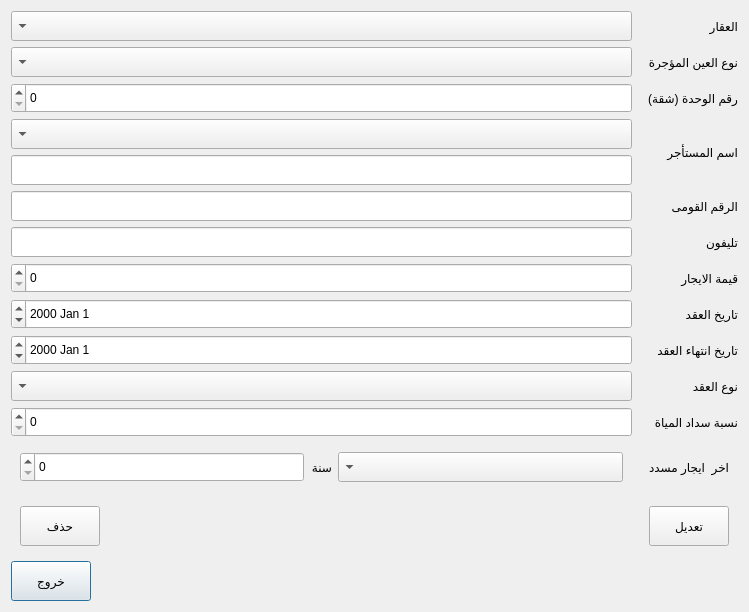
<?xml version="1.0" encoding="UTF-8"?>
<ui version="4.0">
 <class>rentersedit</class>
 <widget class="QDialog" name="rentersedit">
  <property name="geometry">
   <rect>
    <x>0</x>
    <y>0</y>
    <width>749</width>
    <height>607</height>
   </rect>
  </property>
  <property name="windowTitle">
   <string>تعديل/حذف مستأجر</string>
  </property>
  <property name="layoutDirection">
   <enum>Qt::RightToLeft</enum>
  </property>
  <layout class="QGridLayout" name="gridLayout_2">
   <item row="1" column="1">
    <spacer name="horizontalSpacer">
     <property name="orientation">
      <enum>Qt::Horizontal</enum>
     </property>
     <property name="sizeHint" stdset="0">
      <size>
       <width>40</width>
       <height>20</height>
      </size>
     </property>
    </spacer>
   </item>
   <item row="1" column="2">
    <widget class="QPushButton" name="pushButton">
     <property name="minimumSize">
      <size>
       <width>40</width>
       <height>40</height>
      </size>
     </property>
     <property name="text">
      <string>خروج</string>
     </property>
    </widget>
   </item>
   <item row="0" column="0" colspan="3">
    <layout class="QGridLayout" name="gridLayout">
     <item row="9" column="1">
      <widget class="QDateEdit" name="dateEdit_2">
       <property name="minimumSize">
        <size>
         <width>0</width>
         <height>30</height>
        </size>
       </property>
      </widget>
     </item>
     <item row="7" column="0">
      <widget class="QLabel" name="label_7">
       <property name="sizePolicy">
        <sizepolicy hsizetype="Minimum" vsizetype="Preferred">
         <horstretch>0</horstretch>
         <verstretch>0</verstretch>
        </sizepolicy>
       </property>
       <property name="minimumSize">
        <size>
         <width>100</width>
         <height>0</height>
        </size>
       </property>
       <property name="text">
        <string>قيمة الايجار</string>
       </property>
      </widget>
     </item>
     <item row="11" column="0">
      <widget class="QLabel" name="label_11">
       <property name="sizePolicy">
        <sizepolicy hsizetype="Minimum" vsizetype="Preferred">
         <horstretch>0</horstretch>
         <verstretch>0</verstretch>
        </sizepolicy>
       </property>
       <property name="minimumSize">
        <size>
         <width>100</width>
         <height>0</height>
        </size>
       </property>
       <property name="text">
        <string>نسبة سداد المياة</string>
       </property>
      </widget>
     </item>
     <item row="3" column="1">
      <widget class="QComboBox" name="comboBox_5">
       <property name="minimumSize">
        <size>
         <width>0</width>
         <height>30</height>
        </size>
       </property>
      </widget>
     </item>
     <item row="9" column="0">
      <widget class="QLabel" name="label_9">
       <property name="sizePolicy">
        <sizepolicy hsizetype="Minimum" vsizetype="Preferred">
         <horstretch>0</horstretch>
         <verstretch>0</verstretch>
        </sizepolicy>
       </property>
       <property name="minimumSize">
        <size>
         <width>100</width>
         <height>0</height>
        </size>
       </property>
       <property name="text">
        <string>تاريخ انتهاء العقد</string>
       </property>
      </widget>
     </item>
     <item row="10" column="0">
      <widget class="QLabel" name="label_10">
       <property name="sizePolicy">
        <sizepolicy hsizetype="Minimum" vsizetype="Preferred">
         <horstretch>0</horstretch>
         <verstretch>0</verstretch>
        </sizepolicy>
       </property>
       <property name="minimumSize">
        <size>
         <width>100</width>
         <height>0</height>
        </size>
       </property>
       <property name="text">
        <string>نوع العقد</string>
       </property>
      </widget>
     </item>
     <item row="5" column="1">
      <widget class="QLineEdit" name="lineEdit_2">
       <property name="minimumSize">
        <size>
         <width>0</width>
         <height>30</height>
        </size>
       </property>
      </widget>
     </item>
     <item row="1" column="0">
      <widget class="QLabel" name="label_2">
       <property name="sizePolicy">
        <sizepolicy hsizetype="Minimum" vsizetype="Preferred">
         <horstretch>0</horstretch>
         <verstretch>0</verstretch>
        </sizepolicy>
       </property>
       <property name="minimumSize">
        <size>
         <width>100</width>
         <height>0</height>
        </size>
       </property>
       <property name="text">
        <string>نوع العين المؤجرة</string>
       </property>
      </widget>
     </item>
     <item row="12" column="0" colspan="2">
      <widget class="QWidget" name="widget" native="true">
       <layout class="QGridLayout" name="gridLayout_3">
        <item row="0" column="2">
         <widget class="QLabel" name="label_14">
          <property name="sizePolicy">
           <sizepolicy hsizetype="Maximum" vsizetype="Preferred">
            <horstretch>0</horstretch>
            <verstretch>0</verstretch>
           </sizepolicy>
          </property>
          <property name="text">
           <string>سنة</string>
          </property>
         </widget>
        </item>
        <item row="0" column="1">
         <widget class="QComboBox" name="comboBox">
          <property name="minimumSize">
           <size>
            <width>0</width>
            <height>30</height>
           </size>
          </property>
         </widget>
        </item>
        <item row="0" column="0">
         <widget class="QLabel" name="label_13">
          <property name="sizePolicy">
           <sizepolicy hsizetype="Maximum" vsizetype="Preferred">
            <horstretch>0</horstretch>
            <verstretch>0</verstretch>
           </sizepolicy>
          </property>
          <property name="minimumSize">
           <size>
            <width>100</width>
            <height>0</height>
           </size>
          </property>
          <property name="text">
           <string>اخر  ايجار مسدد</string>
          </property>
         </widget>
        </item>
        <item row="0" column="3">
         <widget class="QSpinBox" name="spinBox">
          <property name="minimumSize">
           <size>
            <width>0</width>
            <height>30</height>
           </size>
          </property>
         </widget>
        </item>
       </layout>
      </widget>
     </item>
     <item row="1" column="1">
      <widget class="QComboBox" name="comboBox_3">
       <property name="minimumSize">
        <size>
         <width>0</width>
         <height>30</height>
        </size>
       </property>
      </widget>
     </item>
     <item row="10" column="1">
      <widget class="QComboBox" name="comboBox_4">
       <property name="minimumSize">
        <size>
         <width>0</width>
         <height>30</height>
        </size>
       </property>
      </widget>
     </item>
     <item row="6" column="0">
      <widget class="QLabel" name="label_6">
       <property name="sizePolicy">
        <sizepolicy hsizetype="Minimum" vsizetype="Preferred">
         <horstretch>0</horstretch>
         <verstretch>0</verstretch>
        </sizepolicy>
       </property>
       <property name="minimumSize">
        <size>
         <width>100</width>
         <height>0</height>
        </size>
       </property>
       <property name="text">
        <string>تليفون</string>
       </property>
      </widget>
     </item>
     <item row="7" column="1">
      <widget class="QSpinBox" name="spinBox_3">
       <property name="minimumSize">
        <size>
         <width>0</width>
         <height>30</height>
        </size>
       </property>
      </widget>
     </item>
     <item row="8" column="0">
      <widget class="QLabel" name="label_8">
       <property name="sizePolicy">
        <sizepolicy hsizetype="Minimum" vsizetype="Preferred">
         <horstretch>0</horstretch>
         <verstretch>0</verstretch>
        </sizepolicy>
       </property>
       <property name="minimumSize">
        <size>
         <width>100</width>
         <height>0</height>
        </size>
       </property>
       <property name="text">
        <string>تاريخ العقد</string>
       </property>
      </widget>
     </item>
     <item row="5" column="0">
      <widget class="QLabel" name="label_5">
       <property name="sizePolicy">
        <sizepolicy hsizetype="Minimum" vsizetype="Preferred">
         <horstretch>0</horstretch>
         <verstretch>0</verstretch>
        </sizepolicy>
       </property>
       <property name="minimumSize">
        <size>
         <width>100</width>
         <height>0</height>
        </size>
       </property>
       <property name="text">
        <string>الرقم القومى</string>
       </property>
      </widget>
     </item>
     <item row="0" column="1">
      <widget class="QComboBox" name="comboBox_2">
       <property name="minimumSize">
        <size>
         <width>0</width>
         <height>30</height>
        </size>
       </property>
      </widget>
     </item>
     <item row="2" column="1">
      <widget class="QSpinBox" name="spinBox_2">
       <property name="minimumSize">
        <size>
         <width>0</width>
         <height>30</height>
        </size>
       </property>
      </widget>
     </item>
     <item row="2" column="0">
      <widget class="QLabel" name="label_3">
       <property name="sizePolicy">
        <sizepolicy hsizetype="Minimum" vsizetype="Preferred">
         <horstretch>0</horstretch>
         <verstretch>0</verstretch>
        </sizepolicy>
       </property>
       <property name="minimumSize">
        <size>
         <width>100</width>
         <height>0</height>
        </size>
       </property>
       <property name="text">
        <string>رقم الوحدة (شقة)</string>
       </property>
      </widget>
     </item>
     <item row="6" column="1">
      <widget class="QLineEdit" name="lineEdit_3">
       <property name="minimumSize">
        <size>
         <width>0</width>
         <height>30</height>
        </size>
       </property>
      </widget>
     </item>
     <item row="0" column="0">
      <widget class="QLabel" name="label">
       <property name="sizePolicy">
        <sizepolicy hsizetype="Minimum" vsizetype="Preferred">
         <horstretch>0</horstretch>
         <verstretch>0</verstretch>
        </sizepolicy>
       </property>
       <property name="minimumSize">
        <size>
         <width>100</width>
         <height>0</height>
        </size>
       </property>
       <property name="text">
        <string>العقار</string>
       </property>
      </widget>
     </item>
     <item row="8" column="1">
      <widget class="QDateEdit" name="dateEdit">
       <property name="minimumSize">
        <size>
         <width>0</width>
         <height>30</height>
        </size>
       </property>
      </widget>
     </item>
     <item row="11" column="1">
      <widget class="QSpinBox" name="spinBox_4">
       <property name="minimumSize">
        <size>
         <width>0</width>
         <height>30</height>
        </size>
       </property>
      </widget>
     </item>
     <item row="13" column="0" colspan="2">
      <widget class="QWidget" name="widget_2" native="true">
       <layout class="QHBoxLayout" name="horizontalLayout">
        <item>
         <widget class="QPushButton" name="pushButton_3">
          <property name="minimumSize">
           <size>
            <width>40</width>
            <height>40</height>
           </size>
          </property>
          <property name="text">
           <string>تعديل</string>
          </property>
         </widget>
        </item>
        <item>
         <spacer name="horizontalSpacer_2">
          <property name="orientation">
           <enum>Qt::Horizontal</enum>
          </property>
          <property name="sizeHint" stdset="0">
           <size>
            <width>40</width>
            <height>20</height>
           </size>
          </property>
         </spacer>
        </item>
        <item>
         <widget class="QPushButton" name="pushButton_2">
          <property name="minimumSize">
           <size>
            <width>40</width>
            <height>40</height>
           </size>
          </property>
          <property name="text">
           <string>حذف</string>
          </property>
         </widget>
        </item>
       </layout>
      </widget>
     </item>
     <item row="4" column="1">
      <widget class="QLineEdit" name="lineEdit">
       <property name="minimumSize">
        <size>
         <width>0</width>
         <height>30</height>
        </size>
       </property>
      </widget>
     </item>
     <item row="3" column="0" rowspan="2">
      <widget class="QLabel" name="label_4">
       <property name="sizePolicy">
        <sizepolicy hsizetype="Minimum" vsizetype="Preferred">
         <horstretch>0</horstretch>
         <verstretch>0</verstretch>
        </sizepolicy>
       </property>
       <property name="minimumSize">
        <size>
         <width>100</width>
         <height>0</height>
        </size>
       </property>
       <property name="text">
        <string>اسم المستأجر</string>
       </property>
      </widget>
     </item>
    </layout>
   </item>
  </layout>
 </widget>
 <resources/>
 <connections/>
</ui>
